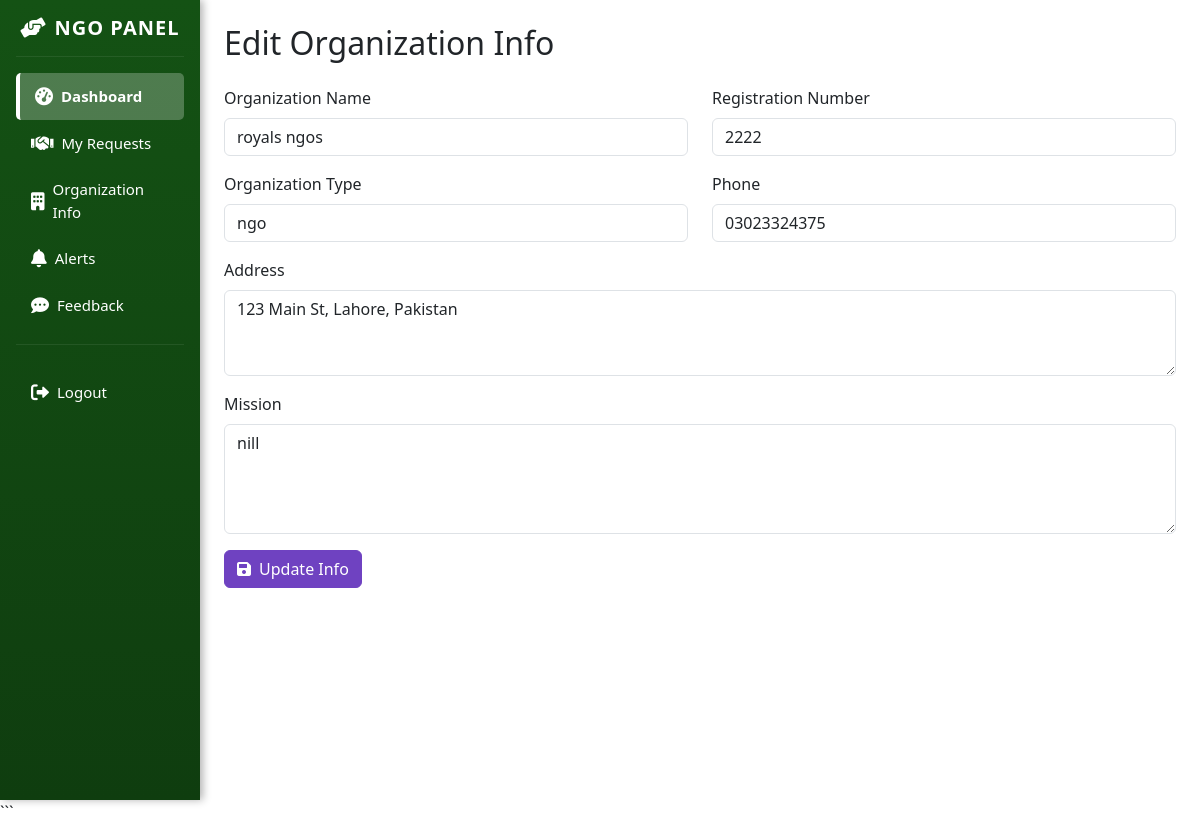
The page /organization_info.php (signed in) on the database its author committed.
### tables this page shows
CREATE TABLE `ngos` (
  `id` int(11) NOT NULL,
  `user_id` int(11) DEFAULT NULL,
  `organization_name` varchar(255) NOT NULL,
  `registration_number` varchar(100) NOT NULL,
  `contact_name` varchar(255) NOT NULL,
  `email` varchar(255) NOT NULL,
  `phone` varchar(20) NOT NULL,
  `organization_type` enum('ngo','food_bank','charity','community_center','religious','government','other') NOT NULL,
  `website` varchar(500) DEFAULT NULL,
  `address` text NOT NULL,
  `mission` text NOT NULL,
  `password` varchar(255) NOT NULL,
  `verification_documents` longtext DEFAULT NULL CHECK (json_valid(`verification_documents`)),
  `service_areas` longtext DEFAULT NULL CHECK (json_valid(`service_areas`)),
  `capacity_info` text DEFAULT NULL,
  `status` enum('pending','active','rejected','suspended') DEFAULT 'pending',
  `approved_by` int(11) DEFAULT NULL,
  `approved_at` timestamp NULL DEFAULT NULL,
  `rejection_reason` text DEFAULT NULL,
  `email_verified` tinyint(1) DEFAULT 0,
  `created_at` timestamp NOT NULL DEFAULT current_timestamp(),
  `updated_at` timestamp NOT NULL DEFAULT current_timestamp() ON UPDATE current_timestamp()
);

### organization_info.php (the view, shortened to what this page needs)
<?php
include 'config.php';
$ngo_sql = "SELECT * FROM ngos WHERE email = ?";
$ngo_stmt = $conn->prepare($ngo_sql);
$ngo_stmt->bind_param("s", $_SESSION['user_email']);
$ngo_stmt->execute();
$ngo = $ngo_stmt->get_result()->fetch_assoc();
?>
<!DOCTYPE html>
<html lang="en">
<head>
<link href="https://cdn.jsdelivr.net/npm/bootstrap@5.3.0/dist/css/bootstrap.min.css" rel="stylesheet">
<link href="https://cdnjs.cloudflare.com/ajax/libs/font-awesome/6.0.0/css/all.min.css" rel="stylesheet">
</head>
<body>
<div class="container-fluid">
<div class="row">
    <div class="col-md-2 p-0">
        <?php include 'sidebar_ngo.php'; ?>
    </div>
    <div class="col-md-10 p-4">
        <h2 class="mb-4">Edit Organization Info</h2>
        <form method="POST">
            <div class="row mb-3">
                <div class="col-md-6">
                    <label class="form-label">Organization Name</label>
                    <input type="text" name="organization_name" class="form-control" value="<?= htmlspecialchars($ngo['organization_name']); ?>" required>
                </div>
                <div class="col-md-6">
                    <label class="form-label">Registration Number</label>
                    <input type="text" name="registration_number" class="form-control" value="<?= htmlspecialchars($ngo['registration_number']); ?>" required>
                </div>
            </div>
            <div class="row mb-3">
                <div class="col-md-6">
                    <label class="form-label">Organization Type</label>
                    <input type="text" name="organization_type" class="form-control" value="<?= htmlspecialchars($ngo['organization_type']); ?>" required>
                </div>
                <div class="col-md-6">
                    <label class="form-label">Phone</label>
                    <input type="text" name="phone" class="form-control" value="<?= htmlspecialchars($ngo['phone']); ?>" required>
                </div>
            </div>
            <div class="mb-3">
                <label class="form-label">Address</label>
                <textarea name="address" class="form-control" rows="3" required><?= htmlspecialchars($ngo['address']); ?></textarea>
            </div>
            <div class="mb-3">
                <label class="form-label">Mission</label>
                <textarea name="mission" class="form-control" rows="4" required><?= htmlspecialchars($ngo['mission']); ?></textarea>
            </div>
            <button type="submit" name="update_info" class="btn btn-primary"><i class="fas fa-save me-2"></i>Update Info</button>
        </form>
    </div>
</div>
</div>
</body>
</html>

### organization_info.php (style rules this page uses)
:root { --ngo-color:#6f42c1; }
.btn-primary { background:var(--ngo-color); border-color:var(--ngo-color); }

### rows shown on the page
ngos: organization_name "royals ngos", registration_number "2222", organization_type "ngo", phone "03023324375", address "123 Main St, Lahore, Pakistan", mission "nill"
